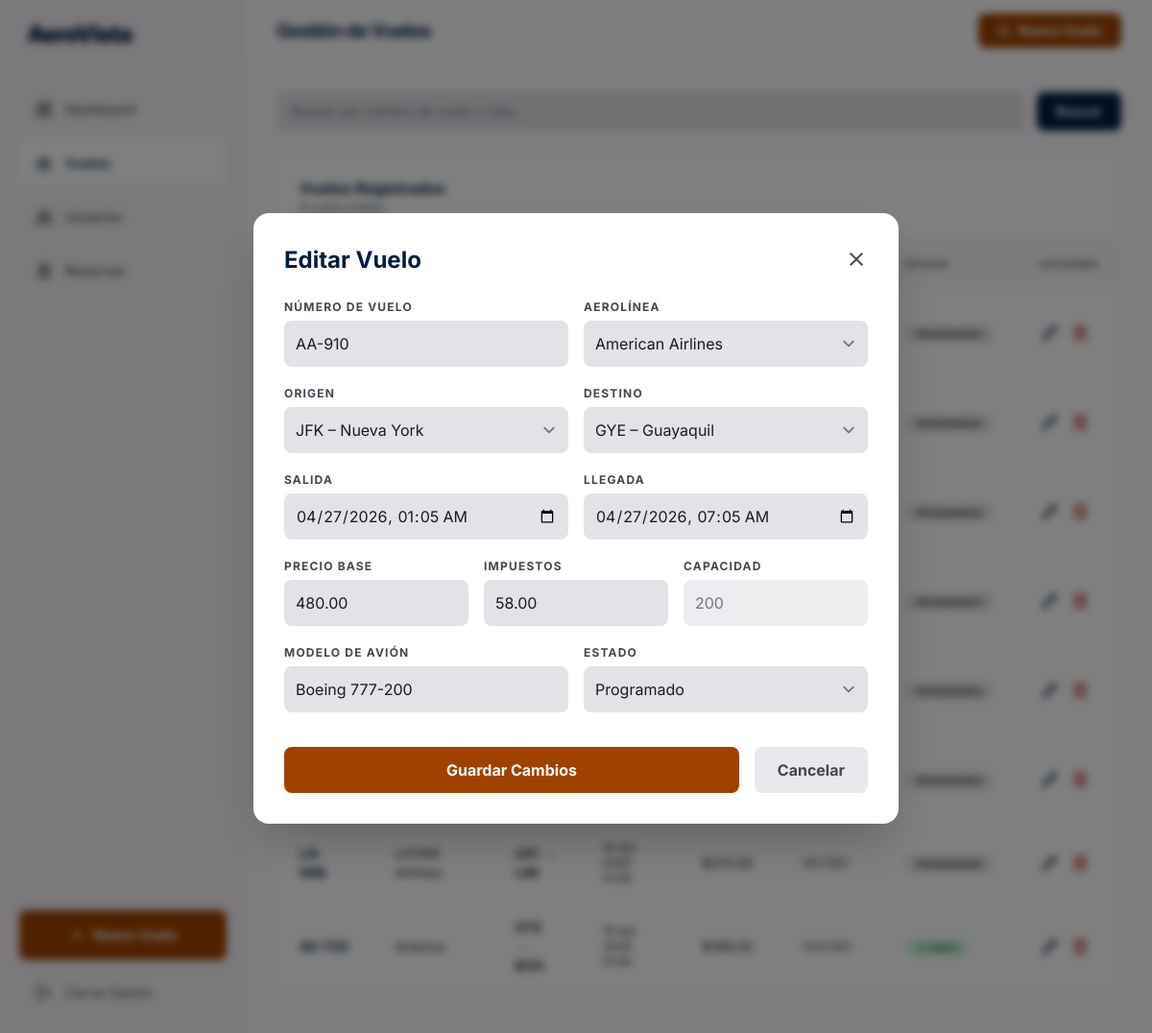
/admin/vuelos.php?edit=7 (signed in), run on the app's committed database.
### tables this page shows
CREATE TABLE `vuelos` (
  `id`                   INT AUTO_INCREMENT PRIMARY KEY,
  `numero_vuelo`         VARCHAR(20)    NOT NULL,
  `aerolinea_id`         INT            NOT NULL,
  `origen_id`            INT            NOT NULL,
  `destino_id`           INT            NOT NULL,
  `fecha_salida`         DATETIME       NOT NULL,
  `fecha_llegada`        DATETIME       NOT NULL,
  `precio_base`          DECIMAL(10,2)  NOT NULL,
  `impuestos`            DECIMAL(10,2)  NOT NULL DEFAULT 0.00,
  `capacidad`            INT            NOT NULL DEFAULT 180,
  `asientos_disponibles` INT            NOT NULL DEFAULT 180,
  `avion`                VARCHAR(100)   DEFAULT NULL COMMENT 'Modelo del avión (ej. Airbus A321neo)',
  `estado`               ENUM('programado','a_tiempo','retrasado','cancelado','completado')
                         NOT NULL DEFAULT 'programado',
  `created_at`           TIMESTAMP      NOT NULL DEFAULT CURRENT_TIMESTAMP,
  `updated_at`           TIMESTAMP      NOT NULL DEFAULT CURRENT_TIMESTAMP ON UPDATE CURRENT_TIMESTAMP,
  KEY `idx_vuelo_origen`   (`origen_id`),
  KEY `idx_vuelo_destino`  (`destino_id`),
  KEY `idx_vuelo_fecha`    (`fecha_salida`),
  KEY `idx_vuelo_estado`   (`estado`),
  CONSTRAINT `fk_vuelo_aerolinea` FOREIGN KEY (`aerolinea_id`) REFERENCES `aerolineas` (`id`),
  CONSTRAINT `fk_vuelo_origen`    FOREIGN KEY (`origen_id`)    REFERENCES `aeropuertos` (`id`),
  CONSTRAINT `fk_vuelo_destino`   FOREIGN KEY (`destino_id`)   REFERENCES `aeropuertos` (`id`)
);

CREATE TABLE `aerolineas` (
  `id`         INT AUTO_INCREMENT PRIMARY KEY,
  `codigo`     VARCHAR(10)  NOT NULL COMMENT 'Código IATA de la aerolínea',
  `nombre`     VARCHAR(100) NOT NULL,
  `logo_url`   VARCHAR(255) DEFAULT NULL,
  `activo`     TINYINT(1)   NOT NULL DEFAULT 1,
  `created_at` TIMESTAMP    NOT NULL DEFAULT CURRENT_TIMESTAMP,
  UNIQUE KEY `uq_aerolinea_codigo` (`codigo`)
);

CREATE TABLE `aeropuertos` (
  `id`         INT AUTO_INCREMENT PRIMARY KEY,
  `codigo`     VARCHAR(3)   NOT NULL COMMENT 'Código IATA (ej. GYE)',
  `nombre`     VARCHAR(150) NOT NULL,
  `ciudad`     VARCHAR(100) NOT NULL,
  `pais`       VARCHAR(100) NOT NULL,
  `pais_codigo` VARCHAR(2)  NOT NULL COMMENT 'Código ISO del país (ej. EC)',
  `activo`     TINYINT(1)   NOT NULL DEFAULT 1,
  `created_at` TIMESTAMP    NOT NULL DEFAULT CURRENT_TIMESTAMP,
  UNIQUE KEY `uq_aeropuerto_codigo` (`codigo`)
);

### admin/vuelos.php (the view, shortened to what the rows shown need)
<?php
require_once __DIR__ . '/../includes/functions.php';
$db    = getDB();
$ok    = '';
$page   = max(1, (int)($_GET['page'] ?? 1));
$limit  = 15;
$offset = ($page - 1) * $limit;
$search = trim($_GET['q'] ?? '');
$whereSQL = $search ? "WHERE v.numero_vuelo LIKE :q OR ap_o.codigo LIKE :q OR ap_d.codigo LIKE :q" : '';
$params   = $search ? [':q' => "%{$search}%"] : [];
$stmtV = $db->prepare("
    SELECT v.*, al.nombre AS aerolinea, ap_o.codigo AS origen, ap_d.codigo AS destino
    FROM vuelos v
    JOIN aerolineas al    ON al.id  = v.aerolinea_id
    JOIN aeropuertos ap_o ON ap_o.id = v.origen_id
    JOIN aeropuertos ap_d ON ap_d.id = v.destino_id
    $whereSQL
    ORDER BY v.fecha_salida DESC
    LIMIT $limit OFFSET $offset
");
$stmtV->execute($params);
$vuelos = $stmtV->fetchAll();
$aerolineas  = $db->query("SELECT id, nombre FROM aerolineas WHERE activo=1 ORDER BY nombre")->fetchAll();
$aeropuertos = $db->query("SELECT id, codigo, ciudad FROM aeropuertos WHERE activo=1 ORDER BY ciudad")->fetchAll();
$estados = ['programado','a_tiempo','retrasado','cancelado','completado'];
$editVuelo = null;
if (isset($_GET['edit'])) {
    $editVuelo = $db->prepare("SELECT * FROM vuelos WHERE id=?")->execute([(int)$_GET['edit']]) ? null : null;
    $stmtE = $db->prepare("SELECT * FROM vuelos WHERE id=?");
    $stmtE->execute([(int)$_GET['edit']]);
    $editVuelo = $stmtE->fetch();
}
?>
<!DOCTYPE html>
<html lang="es">
<head>
  <script src="https://cdn.tailwindcss.com?plugins=forms"></script>
</head>
<body class="bg-surface text-on-surface antialiased">
  <main class="ml-64 min-h-screen">
    <header class="fixed top-0 right-0 left-64 h-16 bg-white/70 backdrop-blur-xl z-30 shadow-sm flex items-center justify-between px-8">
      <h1 class="text-xl font-bold text-primary tracking-tighter">Gestión de Vuelos</h1>
    </header>
    <div class="pt-24 pb-12 px-8 max-w-7xl mx-auto space-y-6">
      <section class="bg-surface-container-lowest rounded-xl overflow-hidden shadow-sm">
        <div class="p-6 border-b border-surface-container-high/50 flex items-center justify-between">
          <div>
            <h2 class="text-base font-bold text-primary">Vuelos Registrados</h2>
          </div>
        </div>
        <div class="overflow-x-auto">
          <table class="w-full text-left text-sm">
            <thead>
              <tr class="bg-surface-container-low/50">
                <th class="px-6 py-4 text-[10px] font-bold text-on-surface-variant uppercase tracking-widest">Número</th>
                <th class="px-6 py-4 text-[10px] font-bold text-on-surface-variant uppercase tracking-widest">Aerolínea</th>
                <th class="px-6 py-4 text-[10px] font-bold text-on-surface-variant uppercase tracking-widest">Ruta</th>
                <th class="px-6 py-4 text-[10px] font-bold text-on-surface-variant uppercase tracking-widest">Salida</th>
                <th class="px-6 py-4 text-[10px] font-bold text-on-surface-variant uppercase tracking-widest">Precio</th>
                <th class="px-6 py-4 text-[10px] font-bold text-on-surface-variant uppercase tracking-widest">Asientos</th>
                <th class="px-6 py-4 text-[10px] font-bold text-on-surface-variant uppercase tracking-widest">Estado</th>
                <th class="px-6 py-4 text-[10px] font-bold text-on-surface-variant uppercase tracking-widest">Acciones</th>
              </tr>
            </thead>
            <tbody class="divide-y divide-surface-container-high/30">
              <?php foreach ($vuelos as $v): ?>
                <tr class="hover:bg-surface-container-low/30 transition-colors">
                  <td class="px-6 py-4 font-bold text-primary"><?= e($v['numero_vuelo']) ?></td>
                  <td class="px-6 py-4"><?= e($v['aerolinea']) ?></td>
                  <td class="px-6 py-4 font-semibold"><?= e($v['origen']) ?> → <?= e($v['destino']) ?></td>
                  <td class="px-6 py-4 text-xs"><?= fechaCorta($v['fecha_salida']) ?> <?= hora($v['fecha_salida']) ?></td>
                  <td class="px-6 py-4"><?= precio((float)$v['precio_base'] + (float)$v['impuestos']) ?></td>
                  <td class="px-6 py-4">
                    <span class="<?= $v['asientos_disponibles'] < 20 ? 'text-error font-bold' : 'text-on-surface-variant' ?>"><?= $v['asientos_disponibles'] ?>/<?= $v['capacidad'] ?></span>
                  </td>
                  <td class="px-6 py-4"><?= badgeEstado($v['estado']) ?></td>
                  <td class="px-6 py-4">
                    <div class="flex gap-3 items-center">
                      <a href="/admin/vuelos.php?edit=<?= $v['id'] ?>"
                         class="text-primary hover:text-secondary transition-colors">
                        <span class="material-symbols-outlined text-xl">edit</span>
                      </a>
                      <form method="POST" onsubmit="return confirm('¿Eliminar vuelo <?= e($v['numero_vuelo']) ?>? Esta acción no se puede deshacer.')">
                        <button type="submit" class="text-error hover:opacity-70 transition-opacity">
                          <span class="material-symbols-outlined text-xl">delete</span>
                        </button>
                      </form>
                    </div>
                  </td>
                </tr>
              <?php endforeach; ?>
            </tbody>
          </table>
        </div>
      </section>
    </div>
  </main>
  <div id="modal-vuelo" class="<?= ($editVuelo || ($_SERVER['REQUEST_METHOD']==='POST' && !$ok)) ? '' : 'hidden' ?> fixed inset-0 bg-black/50 backdrop-blur-sm z-50 flex items-center justify-center p-4">
    <div class="bg-white rounded-2xl p-8 w-full max-w-2xl shadow-2xl max-h-[90vh] overflow-y-auto">
      <div class="flex justify-between items-center mb-6">
        <h2 class="text-2xl font-bold text-primary"><?= $editVuelo ? 'Editar Vuelo' : 'Nuevo Vuelo' ?></h2>
      </div>
      <form method="POST" class="space-y-5">
        <div class="grid grid-cols-2 gap-4">
          <div>
            <label class="text-xs font-bold uppercase tracking-widest text-on-surface-variant block mb-1.5">Número de Vuelo</label>
            <input type="text" name="numero_vuelo" required
                   value="<?= e($editVuelo['numero_vuelo'] ?? '') ?>"
                   class="w-full bg-surface-container-highest border-none rounded-lg p-3 outline-none focus:ring-2 focus:ring-primary"/>
          </div>
          <div>
            <label class="text-xs font-bold uppercase tracking-widest text-on-surface-variant block mb-1.5">Aerolínea</label>
            <select name="aerolinea_id" required class="w-full bg-surface-container-highest border-none rounded-lg p-3 outline-none focus:ring-2 focus:ring-primary">
              <?php foreach ($aerolineas as $al): ?>
                <option value="<?= $al['id'] ?>" <?= ($editVuelo['aerolinea_id'] ?? '') == $al['id'] ? 'selected' : '' ?>>
                  <?= e($al['nombre']) ?>
                </option>
              <?php endforeach; ?>
            </select>
          </div>
        </div>
        <div class="grid grid-cols-2 gap-4">
          <div>
            <label class="text-xs font-bold uppercase tracking-widest text-on-surface-variant block mb-1.5">Origen</label>
            <select name="origen_id" required class="w-full bg-surface-container-highest border-none rounded-lg p-3 outline-none focus:ring-2 focus:ring-primary">
              <?php foreach ($aeropuertos as $ap): ?>
                <option value="<?= $ap['id'] ?>" <?= ($editVuelo['origen_id'] ?? '') == $ap['id'] ? 'selected' : '' ?>>
                  <?= e($ap['codigo']) ?> – <?= e($ap['ciudad']) ?>
                </option>
              <?php endforeach; ?>
            </select>
          </div>
          <div>
            <label class="text-xs font-bold uppercase tracking-widest text-on-surface-variant block mb-1.5">Destino</label>
            <select name="destino_id" required class="w-full bg-surface-container-highest border-none rounded-lg p-3 outline-none focus:ring-2 focus:ring-primary">
              <?php foreach ($aeropuertos as $ap): ?>
                <option value="<?= $ap['id'] ?>" <?= ($editVuelo['destino_id'] ?? '') == $ap['id'] ? 'selected' : '' ?>>
                  <?= e($ap['codigo']) ?> – <?= e($ap['ciudad']) ?>
                </option>
              <?php endforeach; ?>
            </select>
          </div>
        </div>
        <div class="grid grid-cols-2 gap-4">
          <div>
            <label class="text-xs font-bold uppercase tracking-widest text-on-surface-variant block mb-1.5">Salida</label>
            <input type="datetime-local" name="fecha_salida" required
                   value="<?= $editVuelo ? substr($editVuelo['fecha_salida'],0,16) : '' ?>"
                   class="w-full bg-surface-container-highest border-none rounded-lg p-3 outline-none focus:ring-2 focus:ring-primary"/>
          </div>
          <div>
            <label class="text-xs font-bold uppercase tracking-widest text-on-surface-variant block mb-1.5">Llegada</label>
            <input type="datetime-local" name="fecha_llegada" required
                   value="<?= $editVuelo ? substr($editVuelo['fecha_llegada'],0,16) : '' ?>"
                   class="w-full bg-surface-container-highest border-none rounded-lg p-3 outline-none focus:ring-2 focus:ring-primary"/>
          </div>
        </div>
        <div class="grid grid-cols-3 gap-4">
          <div>
            <label class="text-xs font-bold uppercase tracking-widest text-on-surface-variant block mb-1.5">Precio Base</label>
            <input type="number" name="precio_base" step="0.01" min="0" required
                   value="<?= e($editVuelo['precio_base'] ?? '') ?>"
                   class="w-full bg-surface-container-highest border-none rounded-lg p-3 outline-none focus:ring-2 focus:ring-primary"/>
          </div>
          <div>
            <label class="text-xs font-bold uppercase tracking-widest text-on-surface-variant block mb-1.5">Impuestos</label>
            <input type="number" name="impuestos" step="0.01" min="0" required
                   value="<?= e($editVuelo['impuestos'] ?? '') ?>"
                   class="w-full bg-surface-container-highest border-none rounded-lg p-3 outline-none focus:ring-2 focus:ring-primary"/>
          </div>
          <div>
            <label class="text-xs font-bold uppercase tracking-widest text-on-surface-variant block mb-1.5">Capacidad</label>
            <input type="number" name="capacidad" min="1" required
                   value="<?= e($editVuelo['capacidad'] ?? '180') ?>"
                   <?= $editVuelo ? 'readonly title="No se puede cambiar en edición"' : '' ?>
                   class="w-full bg-surface-container-highest border-none rounded-lg p-3 outline-none focus:ring-2 focus:ring-primary <?= $editVuelo ? 'opacity-60' : '' ?>"/>
          </div>
        </div>
        <div class="grid grid-cols-2 gap-4">
          <div>
            <label class="text-xs font-bold uppercase tracking-widest text-on-surface-variant block mb-1.5">Modelo de Avión</label>
            <input type="text" name="avion"
                   value="<?= e($editVuelo['avion'] ?? '') ?>"
                   placeholder="Ej. Airbus A321neo"
                   class="w-full bg-surface-container-highest border-none rounded-lg p-3 outline-none focus:ring-2 focus:ring-primary"/>
          </div>
          <div>
            <label class="text-xs font-bold uppercase tracking-widest text-on-surface-variant block mb-1.5">Estado</label>
            <select name="estado" class="w-full bg-surface-container-highest border-none rounded-lg p-3 outline-none focus:ring-2 focus:ring-primary">
              <?php foreach ($estados as $est): ?>
                <option value="<?= $est ?>" <?= ($editVuelo['estado'] ?? 'programado') === $est ? 'selected' : '' ?>>
                  <?= ucfirst(str_replace('_', ' ', $est)) ?>
                </option>
              <?php endforeach; ?>
            </select>
          </div>
        </div>
      </form>
    </div>
  </div>
</body>
</html>

### includes/functions.php (shortened to what the rows shown need)
<?php
function e(string $str): string {
    return htmlspecialchars($str, ENT_QUOTES | ENT_SUBSTITUTE, 'UTF-8');
}
function precio(float $amount): string {
    return '$' . number_format($amount, 2, '.', ',');
}
function fechaCorta(\DateTime|string $fecha): string {
    if (is_string($fecha)) $fecha = new \DateTime($fecha);
    return $fecha->format('d M Y');
}
function hora(string $datetime): string {
    return (new \DateTime($datetime))->format('H:i');
}
function badgeEstado(string $estado): string {
    $map = [
        'programado' => ['bg-surface-container-high text-on-surface-variant', 'Programado'],
        'a_tiempo'   => ['bg-green-100 text-green-700',  'A Tiempo'],
        'retrasado'  => ['bg-orange-100 text-orange-700','Retrasado'],
        'cancelado'  => ['bg-red-100 text-red-700',      'Cancelado'],
        'completado' => ['bg-blue-100 text-blue-700',    'Completado'],
    ];
    [$css, $label] = $map[$estado] ?? ['bg-gray-100 text-gray-600', ucfirst($estado)];
    return "<span class=\"px-3 py-1 rounded-full text-[10px] font-bold uppercase tracking-tighter {$css}\">{$label}</span>";
}

### data on the page
vuelos: label "PROGRAMADO", numero_vuelo "AA-910", aerolinea_id "American Airlines", origen_id "JFK – Nueva York", destino_id "GYE – Guayaquil", fecha_salida "04/27/2026 01:05", fecha_llegada "04/27/2026 07:05", precio_base "480.00", impuestos "58.00", capacidad "200", avion "Boeing 777-200", estado "Programado"
vuelos: label "PROGRAMADO"
vuelos: label "PROGRAMADO"
vuelos: label "PROGRAMADO"
vuelos: label "PROGRAMADO"
vuelos: label "PROGRAMADO"
vuelos: numero_vuelo "LA-088", aerolinea.nombre "LATAM Airlines", origen.codigo "UIO", destino.codigo "LIM", fecha_salida "16 Apr 2026", fecha_salida "01:05", precio((float)$v['precio_base'] + (float)$v['impuestos']) "$212.00", asientos_disponibles "161", capacidad "180", label "PROGRAMADO"
vuelos: numero_vuelo "AV-733", aerolinea.nombre "Avianca", origen.codigo "GYE", destino.codigo "BOG", fecha_salida "15 Apr 2026", fecha_salida "01:05", precio((float)$v['precio_base'] + (float)$v['impuestos']) "$168.00", asientos_disponibles "134", capacidad "160", label "A TIEMPO"

### other printed values
$item['label'] "Dashboard"
$item['label'] "Vuelos"
$item['label'] "Usuarios"
$item['label'] "Reservas"
